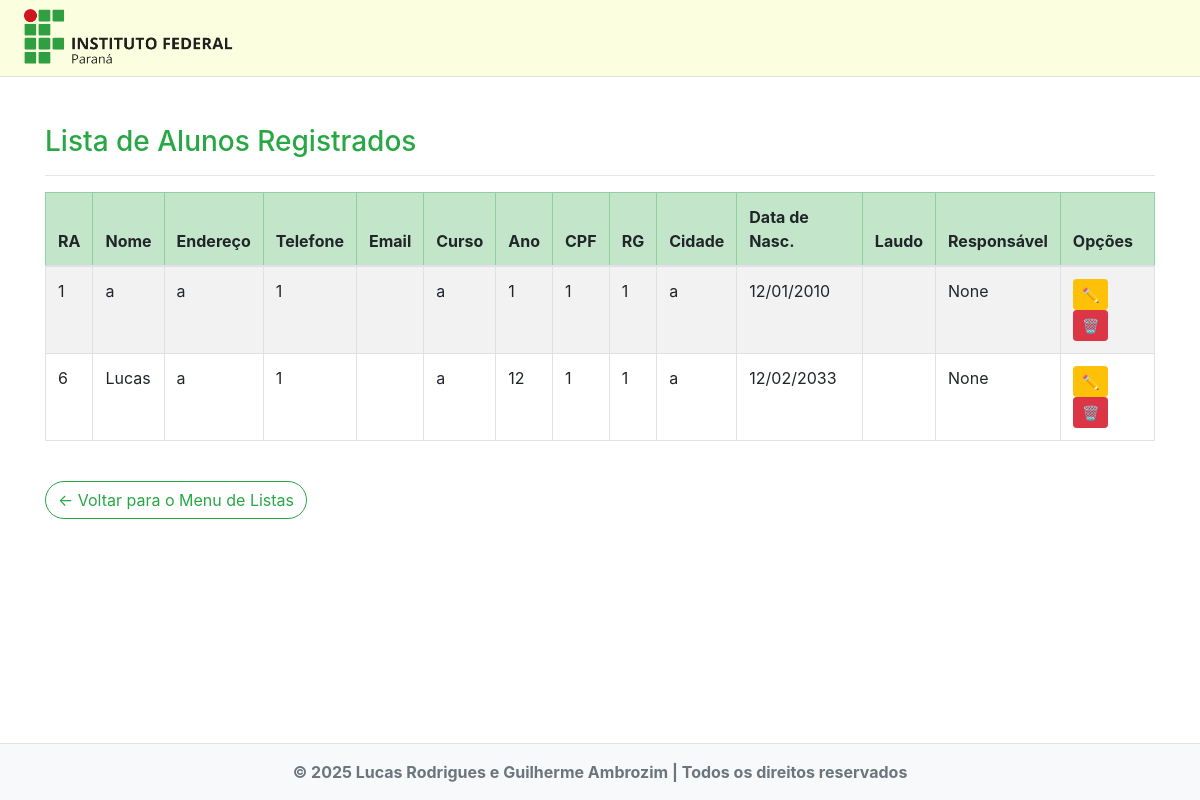
Screenshot of /listar/aluno/ (signed in) with the database file from the repository.
### paginas/models.py (models this page shows, shortened)
class Aluno(models.Model):
    usuario = models.OneToOneField(User, on_delete=models.CASCADE, related_name='aluno')
    ra = models.PositiveIntegerField(unique=True, verbose_name="RA")
    nome = models.CharField(max_length=100, verbose_name="Nome")
    endereco = models.CharField(max_length=200, verbose_name="Endereço")
    fone = models.CharField(max_length=15, verbose_name="Telefone")
    curso = models.CharField(max_length=100, verbose_name="Curso")
    ano = models.PositiveSmallIntegerField(verbose_name="Ano")
    cpf = models.CharField(max_length=14, verbose_name="CPF")
    rg = models.CharField(max_length=20, verbose_name="RG")
    cidade = models.CharField(max_length=100, verbose_name="Cidade")
    data_nasc = models.DateField(verbose_name="Data de Nascimento")
    responsavel = models.ForeignKey(Responsavel, on_delete=models.SET_NULL, verbose_name="Responsável", null=True, blank=True)

### paginas/views.py (the view)
# urls.py: path('listar/aluno/', AlunoList.as_view(), name="listar-aluno"),
class AlunoList(LoginRequiredMixin, ListView):
    model = Aluno
    template_name = "paginas/listas/aluno.html"

### paginas/templates/paginas/listas/aluno.html
{% extends "paginas/modelo.html" %}
{% load static %}
{% block conteudo %}
<h3 class="text-success mb-3">Lista de Alunos Registrados</h3>
<hr>
<div class="table-responsive">
    <table class="table table-striped table-bordered align-middle">
        <thead class="table-success">
            <tr>
                <th>RA</th>
                <th>Nome</th>
                <th>Endereço</th>
                <th>Telefone</th>
                <th>Email</th>
                <th>Curso</th>
                <th>Ano</th>
                <th>CPF</th>
                <th>RG</th>
                <th>Cidade</th>
                <th>Data de Nasc.</th>
                <th>Laudo</th>
                <th>Responsável</th>
                <th>Opções</th>
            </tr>
        </thead>
        <tbody>
            {% for aluno in object_list %}
            <tr>
                <td>{{ aluno.ra }}</td>
                <td>{{ aluno.nome }}</td>
                <td>{{ aluno.endereco }}</td>
                <td>{{ aluno.fone }}</td>
                <td>{{ aluno.email }}</td>
                <td>{{ aluno.curso }}</td>
                <td>{{ aluno.ano }}</td>
                <td>{{ aluno.cpf }}</td>
                <td>{{ aluno.rg }}</td>
                <td>{{ aluno.cidade }}</td>
                <td>{{ aluno.data_nasc|date:"d/m/Y" }}</td>
                <td>{{ aluno.laudo }}</td>
                <td>{{ aluno.responsavel }}</td>
                <td>
                    <a href="{% url 'editar-aluno' aluno.pk %}" class="btn btn-warning btn-sm me-1"
                        title="Editar">✏️</a>
                    <a href="{% url 'excluir-aluno' aluno.pk %}" class="btn btn-danger btn-sm" title="Excluir">🗑️</a>
                </td>
            </tr>
            {% empty %}
            <tr>
                <td colspan="14" class="text-center text-muted fst-italic py-3">Nenhum aluno registrado.</td>
            </tr>
            {% endfor %}
        </tbody>
    </table>
</div>
<a href="{% url 'menu-listas' %}" class="btn btn-outline-success rounded-pill mt-4">
    &larr; Voltar para o Menu de Listas
</a>
{% endblock %}

### static/css/ifpr.css (style rules this page uses)
table td { max-width: 500px; }

### rows the page displays
Aluno: ra "1", nome "a", endereco "a", fone "1", curso "a", ano "1", cpf "1", rg "1", cidade "a", data_nasc "12/01/2010", responsavel "None"
Aluno: ra "6", nome "Lucas", endereco "a", fone "1", curso "a", ano "12", cpf "1", rg "1", cidade "a", data_nasc "12/02/2033", responsavel "None"
